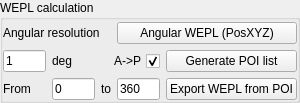
         <widget class="QGroupBox" name="groupBox_12">
          <property name="maximumSize">
           <size>
            <width>300</width>
            <height>16777215</height>
           </size>
          </property>
          <property name="title">
           <string>WEPL calculation</string>
          </property>
          <layout class="QGridLayout" name="gridLayout_29">
           <property name="leftMargin">
            <number>0</number>
           </property>
           <property name="topMargin">
            <number>2</number>
           </property>
           <property name="rightMargin">
            <number>0</number>
           </property>
           <property name="bottomMargin">
            <number>0</number>
           </property>
           <item row="0" column="0">
            <layout class="QGridLayout" name="gridLayout_14">
             <item row="1" column="0">
              <widget class="QLineEdit" name="lineEdit_WEPL_AngRes">
               <property name="text">
                <string>1</string>
               </property>
              </widget>
             </item>
             <item row="0" column="0" colspan="3">
              <widget class="QLabel" name="label_58">
               <property name="text">
                <string>Angular resolution</string>
               </property>
              </widget>
             </item>
             <item row="2" column="1">
              <widget class="QLineEdit" name="lineEdit_AngStart">
               <property name="text">
                <string>0</string>
               </property>
              </widget>
             </item>
             <item row="2" column="0">
              <widget class="QLabel" name="label_73">
               <property name="text">
                <string>From</string>
               </property>
              </widget>
             </item>
             <item row="2" column="2">
              <widget class="QLabel" name="label_74">
               <property name="text">
                <string>to</string>
               </property>
              </widget>
             </item>
             <item row="2" column="3">
              <widget class="QLineEdit" name="lineEdit_AngEnd">
               <property name="text">
                <string>360</string>
               </property>
              </widget>
             </item>
             <item row="2" column="4" colspan="3">
              <widget class="QPushButton" name="pushButtonAngWEPL_ByFile">
               <property name="text">
                <string>Export WEPL from POI</string>
               </property>
              </widget>
             </item>
             <item row="0" column="3" colspan="4">
              <widget class="QPushButton" name="pushButtonExportAngWEPL">
               <property name="text">
                <string>Angular WEPL (PosXYZ)</string>
               </property>
              </widget>
             </item>
             <item row="1" column="4" colspan="3">
              <widget class="QPushButton" name="pushButton_generatePOI">
               <property name="text">
                <string>Generate POI list</string>
               </property>
              </widget>
             </item>
             <item row="1" column="1">
              <widget class="QLabel" name="label_59">
               <property name="text">
                <string>deg</string>
               </property>
              </widget>
             </item>
             <item row="1" column="2" colspan="2">
              <widget class="QCheckBox" name="checkBox_AP">
               <property name="minimumSize">
                <size>
                 <width>0</width>
                 <height>0</height>
                </size>
               </property>
               <property name="layoutDirection">
                <enum>Qt::RightToLeft</enum>
               </property>
               <property name="text">
                <string>A-&gt;P</string>
               </property>
               <property name="checked">
                <bool>true</bool>
               </property>
              </widget>
             </item>
            </layout>
           </item>
          </layout>
         </widget>
